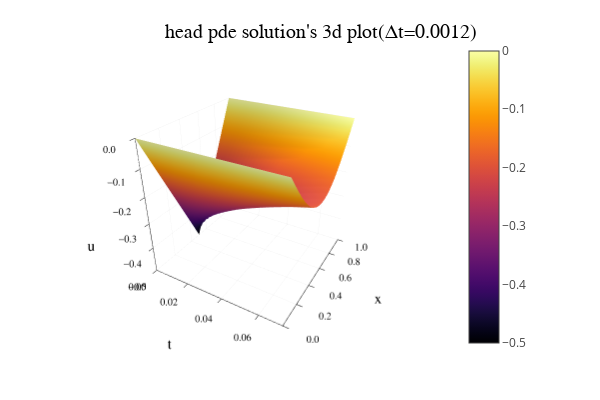

Here is the notebook cell this chart was saved with:
### Code cell
Δt = 0.0012
surface(t₁₂,x,U₁₂,xlabel="t",ylabel="x",zlabel="u")
title!("head pde solution's 3d plot(Δt=$Δt)")

### Figure 1 — Plotly figure (JSON) as saved in the notebook; plotly's stock layout.template omitted (floating-point values rounded to 4 significant figures; data arrays with more than 128 entries replaced by an {"elided": "..."} marker saying what was removed)
{"data": [{"cmax": 0, "cmin": -0.5, "colorbar": {"len": 0.8657, "title": {"text": ""}, "x": 0.7642, "y": 0.5087}, "colorscale": {"elided": "256x2 mixed values"}, "name": "y1", "opacity": null, "scene": "scene", "showlegend": false, "showscale": true, "type": "surface", "x": [0, 0.0012, 0.0024, 0.0036, 0.0048, 0.006, 0.0072, 0.0084, 0.0096, 0.0108, 0.012, 0.0132, 0.0144, 0.0156, 0.0168, 0.018, 0.0192, 0.0204, 0.0216, 0.0228, 0.024, 0.0252, 0.0264, 0.0276, 0.0288, 0.03, 0.0312, 0.0324, 0.0336, 0.0348, 0.036, 0.0372, 0.0384, 0.0396, 0.0408, 0.042, 0.0432, 0.0444, 0.0456, 0.0468, 0.048, 0.0492, 0.0504, 0.0516, 0.0528, 0.054, 0.0552, 0.0564, 0.0576, 0.0588, 0.06, 0.0612, 0.0624, 0.0636, 0.0648, 0.066, 0.0672, 0.0684, 0.0696, 0.0708, 0.072], "xaxis": "x", "y": [0, 0.05, 0.1, 0.15, 0.2, 0.25, 0.3, 0.35, 0.4, 0.45, 0.5, 0.55, 0.6, 0.65, 0.7, 0.75, 0.8, 0.85, 0.9, 0.95, 1], "yaxis": "y", "z": {"elided": "21x61 float values"}, "zaxis": "z", "zmax": 0, "zmin": -0.5}], "layout": {"annotations": [{"font": {"color": "rgba(0, 0, 0, 1)", "family": "sans-serif", "size": 20}, "rotation": 0, "showarrow": false, "text": "head pde solution's 3d plot(Δt=0.0012)", "x": 0.535, "xanchor": "center", "xref": "paper", "y": 1, "yanchor": "top", "yref": "paper"}], "height": 400, "legend": {"bgcolor": "rgba(255, 255, 255, 1.000)", "bordercolor": "rgba(0, 0, 0, 1)", "borderwidth": 1, "font": {"color": "rgba(0, 0, 0, 1)", "family": "sans-serif", "size": 11}, "title": {"font": {"color": "rgba(0, 0, 0, 1)", "family": "sans-serif", "size": 15}, "text": ""}, "tracegroupgap": 0, "traceorder": "normal", "x": 1, "xanchor": "auto", "y": 1, "yanchor": "auto"}, "margin": {"b": 20, "l": 0, "r": 0, "t": 20}, "paper_bgcolor": "rgba(255, 255, 255, 1.000)", "plot_bgcolor": "rgba(255, 255, 255, 1.000)", "scene": {"aspectmode": "auto", "aspectratio": {"x": 1, "y": 1, "z": 1}, "camera": {"eye": {"x": 1.126, "y": -1.95, "z": 1.3}, "projection": "orthographic"}, "domain": {"x": [0.07647, 0.7642], "y": [0.07581, 0.9415]}, "xaxis": {"gridcolor": "rgba(0, 0, 0, 0.1)", "gridwidth": 0.5, "linecolor": "rgba(0, 0, 0, 1)", "mirror": false, "range": [0, 0.072], "showgrid": true, "showline": true, "showticklabels": true, "tickangle": 0, "tickcolor": "rgb(0, 0, 0)", "tickfont": {"color": "rgba(0, 0, 0, 1)", "family": "sans-serif", "size": 11}, "tickmode": "array", "ticks": "inside", "ticktext": ["0.00", "0.02", "0.04", "0.06"], "tickvals": [0, 0.02, 0.04, 0.06], "title": {"font": {"color": "rgba(0, 0, 0, 1)", "family": "sans-serif", "size": 15}, "text": "t"}, "type": "linear", "visible": true, "zeroline": false, "zerolinecolor": "rgba(0, 0, 0, 1)"}, "yaxis": {"gridcolor": "rgba(0, 0, 0, 0.1)", "gridwidth": 0.5, "linecolor": "rgba(0, 0, 0, 1)", "mirror": false, "range": [0, 1], "showgrid": true, "showline": true, "showticklabels": true, "tickangle": 0, "tickcolor": "rgb(0, 0, 0)", "tickfont": {"color": "rgba(0, 0, 0, 1)", "family": "sans-serif", "size": 11}, "tickmode": "array", "ticks": "inside", "ticktext": ["0.0", "0.2", "0.4", "0.6", "0.8", "1.0"], "tickvals": [0, 0.2, 0.4, 0.6, 0.8, 1], "title": {"font": {"color": "rgba(0, 0, 0, 1)", "family": "sans-serif", "size": 15}, "text": "x"}, "type": "linear", "visible": true, "zeroline": false, "zerolinecolor": "rgba(0, 0, 0, 1)"}, "zaxis": {"gridcolor": "rgba(0, 0, 0, 0.1)", "gridwidth": 0.5, "linecolor": "rgba(0, 0, 0, 1)", "mirror": false, "range": [-0.5, 0], "showgrid": true, "showline": true, "showticklabels": true, "tickangle": 0, "tickcolor": "rgb(0, 0, 0)", "tickfont": {"color": "rgba(0, 0, 0, 1)", "family": "sans-serif", "size": 11}, "tickmode": "array", "ticks": "inside", "ticktext": ["−0.5", "−0.4", "−0.3", "−0.2", "−0.1", "0.0"], "tickvals": [-0.5, -0.4, -0.3, -0.2, -0.1, 0], "title": {"font": {"color": "rgba(0, 0, 0, 1)", "family": "sans-serif", "size": 15}, "text": "u"}, "type": "linear", "visible": true, "zeroline": false, "zerolinecolor": "rgba(0, 0, 0, 1)"}}, "showlegend": true, "width": 600}}
